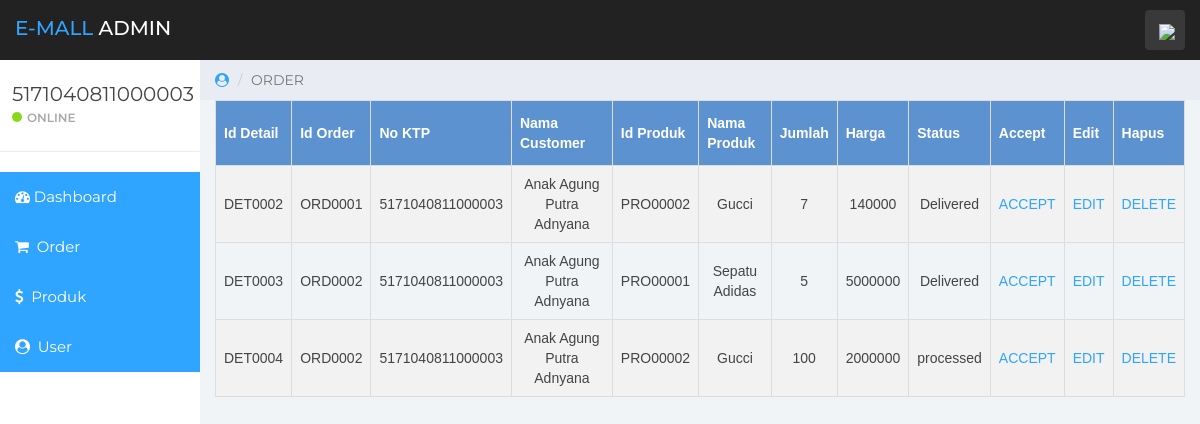
The app's page /admin/index.php?page=order (signed in) with its own data.
### tables this page shows
CREATE TABLE `order_detail` (
  `id_detail` varchar(11) NOT NULL,
  `id_order` varchar(11) NOT NULL,
  `id_produk` varchar(10) NOT NULL,
  `jumlah` int(11) NOT NULL,
  `total_harga` int(100) NOT NULL,
  `status` varchar(50) NOT NULL
);

CREATE TABLE `order` (
  `id_order` varchar(11) NOT NULL,
  `no_ktp` varchar(16) NOT NULL,
  `tgl_pesan` varchar(20) NOT NULL DEFAULT current_timestamp()
);

CREATE TABLE `user` (
  `no_ktp` varchar(16) NOT NULL,
  `username` varchar(50) NOT NULL,
  `pass` varchar(15) NOT NULL,
  `role` varchar(50) NOT NULL,
  `nama` varchar(50) NOT NULL,
  `email` varchar(50) NOT NULL,
  `alamat` varchar(255) NOT NULL,
  `gender` varchar(50) NOT NULL,
  `tgl_lahir` date NOT NULL,
  `no_telp` varchar(20) NOT NULL
);

CREATE TABLE `produk` (
  `id_produk` varchar(10) NOT NULL,
  `id_kategori` varchar(10) NOT NULL,
  `nama_produk` varchar(50) NOT NULL,
  `gambar` longblob NOT NULL,
  `deskripsi` varchar(255) NOT NULL,
  `harga` int(11) NOT NULL
);

### admin/order.php (the view, shortened to what this page needs)
<div class="col-sm-9 col-sm-offset-3 col-lg-10 col-lg-offset-2 main">
		<div class="row">
			<ol class="breadcrumb">
				<li><a href="#">
					<em class="fa fa-user-circle"></em>
				</a></li>
				<li class="active">ORDER</li>
			</ol>
		</div>
        <div><table class="customers" >
            <tr align="center">
                <th>Id Detail</th>
                <th>Id Order</th>
                <th>No KTP</th>
                <th>Nama Customer</th>
                <th>Id Produk</th>
                <th>Nama Produk</th>
                <th>Jumlah</th>
				<th>Harga</th>
                <th>Status</th>
                <th>Accept</th>
                <th>Edit</th>
                <th>Hapus</th>
            </tr>
            <?php
	$a	 ='SELECT *
		FROM (((order_detail d
		INNER JOIN `order` o ON o.id_order=d.id_order)
		INNER JOIN produk p ON p.id_produk=d.id_produk)
		INNER JOIN `user` u ON u.no_ktp = o.no_ktp)';
	$b	 = mysqli_query($koneksi,$a) or die (mysqli_error($koneksi));
	$c	 = mysqli_num_rows($b);
	if($c !=0){
		while($d=mysqli_fetch_array($b))
		{
			$id_d			= $d['id_detail'];
			$id_o			= $d['id_order'];
			$id_P			= $d['id_produk'];
			$ktp			= $d['no_ktp'];
			$nama_u			= $d['nama'];
			$nama_p		    = $d['nama_produk'];
			$jumlah			= $d['jumlah'];
			$harga			= $d['total_harga'];
			$status			= $d['status'];
			echo'
				<tr align="center">
					<td>'.$id_d.'</td>
					<td>'.$id_o.'</td>
					<td>'.$ktp.'</td>
					<td>'.$nama_u.'</td>
					<td>'.$id_P.'</td>
					<td>'.$nama_p.'</td>
					<td>'.$jumlah.'</td>
					<td>'.$harga.'</td>
					<td>'.$status.'</td>
					<td><a href="index.php?page=order&form=accept&kode='.$id_d.'">ACCEPT</td>
					<td><a href="index.php?page=order&form=edit&kode='.$id_d.'">EDIT</td>
					<td><a href="index.php?page=order&form=hapus&kode='.$id_d.'">DELETE</td>
				</tr>';
		}
	}
?>
        </table></div>
</div>

### admin/css/styles.css (style rules this page uses)
body { background: #f1f4f7; padding-top: 60px; font-size: 14px; color: #444444; font-family: "Montserrat", "Helvetica Neue", Helvetica, Arial, sans-serif; }
a, a:hover, a:focus { color: #30a5ff; }
.breadcrumb { border-radius: 0; padding: 10px 15px 10px 15px; background: #e9ecf2; margin: 0; }
.customers { font-family: Arial, Helvetica, sans-serif; border-collapse: collapse; width: 100%; }
.customers td, .customers th { border: 1px solid #ddd; padding: 8px; }
.customers tr:nth-child(even) { background-color: #f2f2f2; }
.customers th { padding-top: 12px; padding-bottom: 12px; text-align: left; background-color: #5c92cf; color: white; }

### records on screen
order_detail: id_detail "DET0002", id_order.id_order "ORD0001", user.no_ktp "5171040811000003", user.nama "Anak Agung Putra Adnyana", id_produk.id_produk "PRO00002", id_produk.nama_produk "Gucci", jumlah "7", total_harga "140000", status "Delivered"
order_detail: id_detail "DET0003", id_order.id_order "ORD0002", user.no_ktp "5171040811000003", user.nama "Anak Agung Putra Adnyana", id_produk.id_produk "PRO00001", id_produk.nama_produk "Sepatu Adidas", jumlah "5", total_harga "5000000", status "Delivered"
order_detail: id_detail "DET0004", id_order.id_order "ORD0002", user.no_ktp "5171040811000003", user.nama "Anak Agung Putra Adnyana", id_produk.id_produk "PRO00002", id_produk.nama_produk "Gucci", jumlah "100", total_harga "2000000", status "processed"

### other values on screen
$_SESSION['admin'] "5171040811000003"
